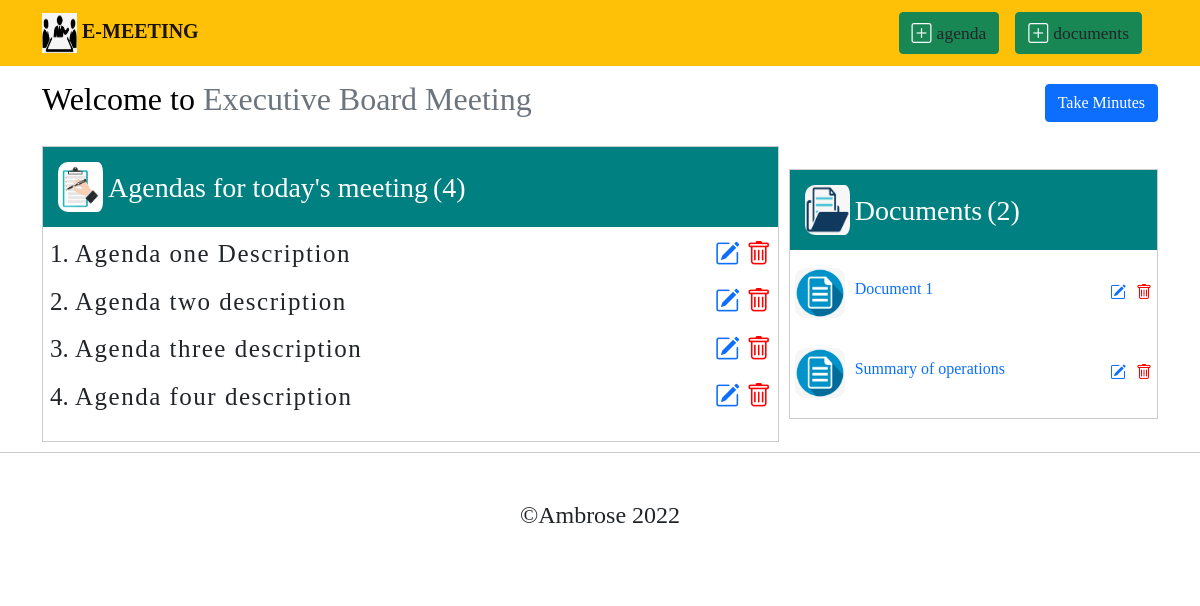
Page /executive-board-meeting-none/ on the committed database.
### meeting/models.py (models this page shows, shortened)
class Meeting(models.Model):
    name = models.CharField(max_length=50)
    theme = models.CharField(max_length=500)
    dateScheduled = models.DateField()
    dateCreated = models.DateTimeField(auto_now_add=True)
    slug = models.SlugField(max_length=60, blank=True)
    class Meta:
        ordering = ["-dateCreated"]

class Agenda(models.Model):
    title = models.CharField(max_length=50)
    meeting = models.ForeignKey(Meeting, on_delete=models.CASCADE, related_name='agendas')
    dateCreated = models.DateTimeField(auto_now_add=True)
    slug = models.SlugField(max_length=60, blank=True)
    class Meta:
        ordering = ["dateCreated"]

class Document(models.Model):
    meeting = models.ForeignKey(Meeting, on_delete=models.CASCADE , related_name='documents')
    docname = models.CharField(max_length=30)
    doc = models.FileField(upload_to='documents', max_length=50)
    dateuploaded = models.DateTimeField(auto_now_add=True)
    slug = models.SlugField(max_length=60, blank=True)
    class Meta:
        ordering = ["-dateuploaded"]

### meeting/views.py (the view)
# urls.py: path('<str:slug>/', AgendasView.as_view(), name='agenda_list'),
class AgendasView(DetailView):
    model = Meeting
    context_object_name = 'meetings'
    template_name = 'meeting/agenda_docs.html'
    def get_context_data(self, **kwargs):
        context = super().get_context_data(**kwargs)
        context['agenda_count'] = Agenda.objects.filter(meeting=context['meetings']).count()
        context['doc_count'] = Document.objects.filter(meeting=context['meetings']).count()
        context['mint'] = Minutes.objects.filter(meeting=context['meetings'])
        return context

### meeting/templates/meeting/agenda_docs.html (shortened to what this page needs)
{% extends "index.html" %}
{% block navbutton %}
<div class="agenda-navlinks">
    <a class="navbar-brand text-light btn btn-success add-link" href="{% url 'meeting:agenda_create' slug=object.slug %}"><i class="bi bi-plus-square"></i><small class="text-dark add-board">agenda</small></a>
    <a class="navbar-brand text-light btn btn-success add-link" href="{% url 'meeting:document_create' slug=object.slug %}"><i class="bi bi-plus-square"></i><small class="text-dark add-board">documents</small></a>
</div>
{% endblock %}
{% block content %}
{% load static %}
{% load crispy_forms_tags %}
<section class="agenda-page">
    <div class="container">
        <div class="header mt-3 mb-3">
            <h2 class="text-black ">Welcome to <span class="text-secondary">{{ object.name }}</span></h2>
            {% if mint %}
                {% for minutes in meetings.minutes.all %}
             <a class="btn btn-success d-flex align-items-center" href="{% url 'meeting:minutes_update' slug=minutes.slug meeting=meetings.slug %}"><i class="bi bi-pencil-square"></i>Edit Minutes</a>
                {% endfor %}
            {% else %}
                <a class="btn btn-primary d-flex align-items-center" href="{% url 'meeting:minutes_page' slug=object.slug %}">Take Minutes</a>
            {% endif %}
        </div>
        <div class="container-holder">
            <div class="agenda">
                <h3 class="title-wrapper"><img class="img-download" src="{% static 'files/images/agenda.jpg' %}"/>Agendas for today's meeting<span class="count">({{agenda_count}})</span></h3>
                <ol>
                {% for agenda in meetings.agendas.all %}
                    <li class="agenda-li">
                        <div class="agenda-list">
                            {{ agenda.title }}
                            <div class="del-editicons">
                                <span><a class="d-flex align-items-center" href="{% url 'meeting:agenda_update' slug=agenda.slug meeting=meetings.slug %}"><i class="bi bi-pencil-square"></i></a></span>
                                <span><a class="d-flex align-items-center" href="{% url 'meeting:agenda_delete' slug=agenda.slug meeting=meetings.slug %}"><i style="color: red;" class="bi bi-trash"></i></a></span>
                            </div>
                        </div>
                    </li>
                {% endfor %}
                </ol>
            </div>
            <div class="documents">
                <h3 class="title-wrapper"><img class="img-download" src="{% static 'files/images/document.png' %}"/>Documents<span class="count">({{doc_count}})</span></h3>
                {% for document in meetings.documents.all %}
                <div class="doc-holder">
                    <a href="{{document.doc.url}}" target="_blank">
                        <img src="{% static 'files/images/docimg.png' %}" />
                        <p class="d-flex pt-2 docname">{{ document.docname }}</p>
                    </a>
                    <div class="del-editicons">
                        <span><a class="d-flex align-items-center" href="{% url 'meeting:document_update' slug=document.slug meeting=meetings.slug %}"><i class="bi bi-pencil-square"></i></a></span>
                        <span><a class="d-flex align-items-center" href="{% url 'meeting:document_delete' slug=document.slug meeting=meetings.slug %}"><i style="color: red;" class="bi bi-trash"></i></a></span>
                    </div>
                </div>
                {% endfor %}
            </div>
        </div>
    </div>
</section>
{% endblock %}

### templates/index.html (style rules this page uses)
body { font-family: 'Playfair Display'; }

### meeting/templates/meeting/agenda_docs.html (style rules this page uses)
.add-link { display: flex; align-items: center; }
.agenda-navlinks { display: flex; }
.agenda-page { margin-top: 80px; }
.container-holder, .header { display: flex; justify-content: space-between; margin-top: 20px; align-items: center; }
.agenda { flex: 2; }
.agenda, .documents { border: 1px solid #ccc; }
.documents { display: flex; flex-direction: column; flex: 1; margin-left: 10px; }
.img-download { padding-right: 5px; }
.documents img,.img-download { height : 50px; width : 50px; border-radius: 10px; }
.documents a { text-decoration: none; margin-bottom: 20px; margin-top: 10px; display: flex; align-items: center; padding-left: 5px; }
.docname { margin-left: 10px; }
.count { margin-left: 5px; font-weight: 200; font-style: italics; }
.title-wrapper { display: flex; align-items: center; background: teal; color: #fff; padding: 15px; }
.bi { padding-right: 5px; }
.agenda-list { display: flex; justify-content: space-between; font-size: 25px; font-weight: 400; padding-bottom: 10px; letter-spacing: 1.5px; }
.agenda-li { font-size: 25px; }
.doc-holder { display: flex; justify-content: space-between; align-items: center; }
.del-editicons { display: flex; }

### rows in the picture
Meeting: name "Executive Board Meeting"
Agenda: title "Agenda one Description"
Agenda: title "Agenda two description"
Agenda: title "Agenda three description"
Agenda: title "Agenda four description"
Document: docname "Document 1"
Document: docname "Summary of operations"

### other values in the picture
{{ agenda_count }} "4"
{{ doc_count }} "2"
